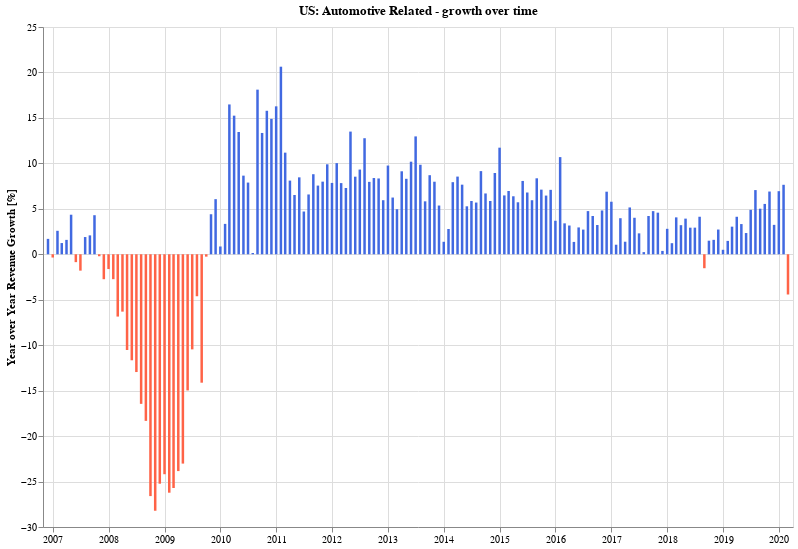

Notebook code for this chart:
### Markdown cell above
### What is the *growth* trend for automotive-related retail sales revenue?

### Code cell
as_yoy = df_combined.copy()

# Compute auto-related sales revenues by ( total - (total - autos) ) => autos
as_yoy['Automotive Related'] = (as_yoy['Retail sales, total'] -\
                   as_yoy['Retail sales, total (excl. motor vehicle and parts dealers)'])

as_df = as_yoy['Automotive Related'].reset_index()

doYoYChartFor('Automotive Related', as_df.set_index('dt'))

### Figure 1 — Vega-Lite specification as saved in the notebook (floating-point values rounded to 4 significant figures; data arrays with more than 128 entries replaced by an {"elided": "..."} marker saying what was removed)
{"config": {"view": {"continuousWidth": 400, "continuousHeight": 300}}, "data": {"name": "data-dff90936264a96c55850403c13a10cbb"}, "mark": {"type": "bar", "size": 2.5}, "encoding": {"color": {"condition": {"value": "tomato", "test": "datum['Automotive Related'] < 0"}, "value": "royalblue"}, "tooltip": [{"type": "temporal", "field": "dt"}, {"type": "quantitative", "field": "Automotive Related", "format": ",.02f", "title": "YoY Change [%]"}], "x": {"type": "temporal", "axis": {"title": ""}, "field": "dt"}, "y": {"type": "quantitative", "axis": {"title": "Year over Year Revenue Growth [%]"}, "field": "Automotive Related"}}, "height": 500, "title": "US: Automotive Related - growth over time", "width": 750, "$schema": "https://vega.github.io/schema/vega-lite/v4.0.2.json", "datasets": {"data-dff90936264a96c55850403c13a10cbb": {"elided": "160 records"}}}
